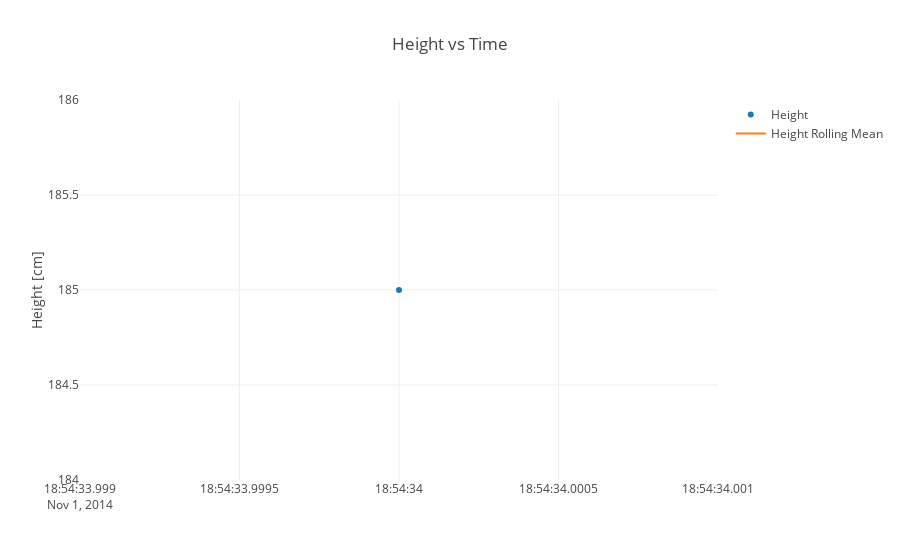

Write notebook code for a chart like this one.
### Code cell
value_stats(measurement)
plot_value_vs_time(dfs[df_list[measurement]], measurement)

### Figure 1 — Plotly figure (JSON) as saved in the notebook; plotly's stock layout.template omitted (floating-point values rounded to 4 significant figures)
{"data": [{"mode": "markers", "name": "Height", "type": "scatter", "uid": "6d8312ec-72ac-4500-9a2b-aada08e919df", "x": ["2014-11-01 18:54:34"], "y": [185]}, {"mode": "lines", "name": "Height Rolling Mean", "type": "scatter", "uid": "7876d380-c793-450f-9549-97dbf3662167", "x": ["2014-11-01 18:54:34"], "y": [null]}], "layout": {"autosize": true, "title": {"text": "Height vs Time"}, "xaxis": {"autorange": true, "range": ["2014-11-01 18:54:33.999", "2014-11-01 18:54:34.001"], "type": "date"}, "yaxis": {"autorange": true, "range": [184, 186], "title": {"text": "Height [cm]"}, "type": "linear"}}}
